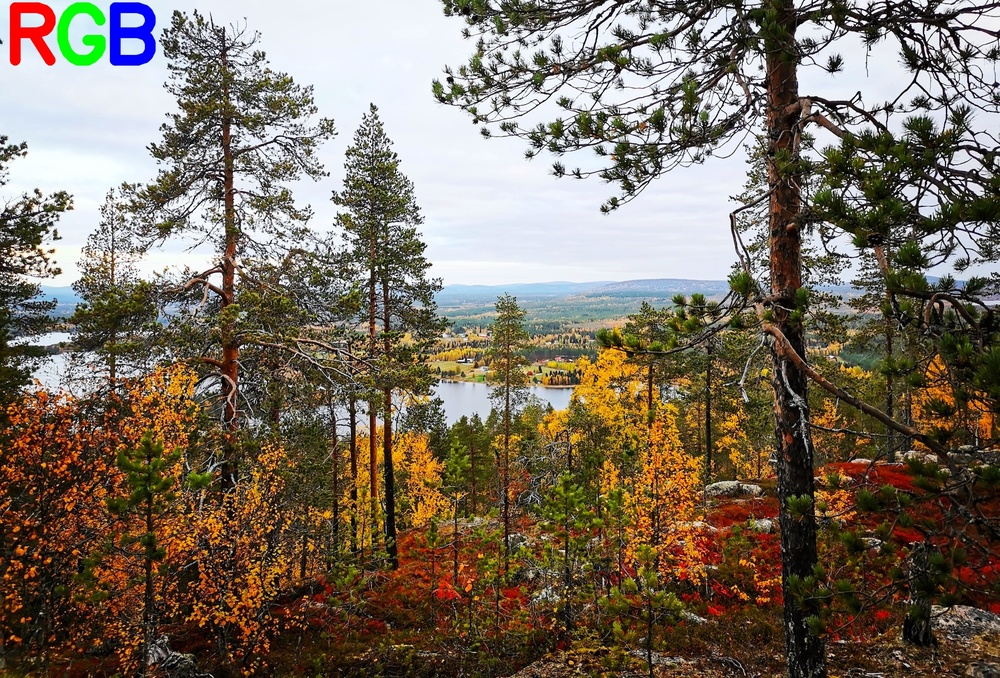
#> input picture ex1/images/lapland.jpeg, 1000 x 678 px, shrunk from 2000 x 1356 before the run; the run also reads 1 picture not shown here
$ jupyter execute --allow-errors CV-2024-exercises-01.ipynb
#> lines starting #> are read from the running program, lines starting #| are printed output that depends on the picture
# Computer Vision, Fall 2024

#### Name:

#### <font color='red'>Exercise 1, return latest on Sunday 15.9.2024 at 23.50 via Moodle</font>

Return the answer in PDF and Jupyter Notebook formats.

**Exercise notes**:

- For questions 1.1 you may answer by writing LaTex in Markdown cell, or by writing answer to the paper and then take photo from the paper.

## Exercise 1.1: Homogeneous Coordinates and Transformations (2 points)

#### a) Translate $(t)$, scale $(s)$, and rotate $(r)$ a point $c=(c_x, c_y)$ on the xy-plane to a new location $(d_x, d_y)$ as illustrated below.


Using the translation $(2, 5)$, scaling $(-4, 7)$, and rotation $(50^{\circ})$, answer the following:

(i) Provide the matrix representation for the translation using homogeneous coordinates.

(ii) Provide the matrix representation for the scaling using homogeneous coordinates.

(iii) Provide the matrix representation for the rotation using homogeneous coordinates.

(iv) Transform the point $c=(1,2)$ on the xy-plane to a new location $(d_x, d_y)$ using given translation and scaling operations. Perform two separate tasks: first translation then scaling, and first scaling then translation. Compare the final locations and state if the order of transformations matters. You only need to provide the final locations.

Hint:

 - We have provided empty matrices for you. Fill them with the correct values.

#### 1.1.a i) Translation

    Answer:
$$
Translation:
\begin{bmatrix}
   1 & 0 & 2 \\
   0 & 1 & 5 \\
   0 & 0 & 1 \\
\end{bmatrix}
\begin{bmatrix}
   c_x \\
   c_y \\
   1 \\
\end{bmatrix}
=
\begin{bmatrix}
   c_x + 2 \\
   c_y + 5 \\
   1 \\
\end{bmatrix}
$$

#### 1.1.a ii) Scaling

    Answer:

$$
Scale:
\begin{bmatrix}
   -4 & 0 & 0 \\
   0 & 7 & 0 \\
   0 & 0 & 1 \\
\end{bmatrix}
\begin{bmatrix}
   c_x \\
   c_y \\
   1 \\
\end{bmatrix}
=
\begin{bmatrix}
   -4c_x \\
   7c_y \\
   1 \\
\end{bmatrix}
$$

#### 1.1.a iii) Rotation

    Answer:

$$
Rotation:
\begin{bmatrix}
   \cos(50^{\degree}) & -\sin(50^{\degree}) & 0 \\
   \sin(50^{\degree}) & \cos(50^{\degree}) & 0 \\
   0 & 0 & 1 \\
\end{bmatrix}
\begin{bmatrix}
   c_x \\
   c_y \\
   1 \\
\end{bmatrix}
=
\begin{bmatrix}
   \cos(50^{\degree})c_x - \sin(50^{\degree})c_y \\
   \sin(50^{\degree}) c_x + \cos(50^{\degree}) c_y \\
   1 \\
\end{bmatrix}
$$

#### 1.1.a iv) Comparing the Outcomes: Translation Followed by Scaling vs. Scaling Followed by Translation

[cell 1]
# [9 lines of commented-out code are left out]

    Answer:

Translation then Scaling:

$$
\begin{bmatrix}
   -4 & 0 & 0 \\
   0 & 7 & 0 \\
   0 & 0 & 1 \\
\end{bmatrix}
\Bigl(
\begin{bmatrix}
   1 & 0 & 2 \\
   0 & 1 & 5 \\
   0 & 0 & 1 \\
\end{bmatrix}
\begin{bmatrix}
   1 \\
   2 \\
   1 \\
\end{bmatrix}
\Bigl)
=
\begin{bmatrix}
   -12 \\
   49 \\
   1 \\
\end{bmatrix}
$$

Scaling then Translation:

$$
\begin{bmatrix}
   1 & 0 & 2 \\
   0 & 1 & 5 \\
   0 & 0 & 1 \\
\end{bmatrix}
\Bigl(
\begin{bmatrix}
   -4 & 0 & 0 \\
   0 & 7 & 0 \\
   0 & 0 & 1 \\
\end{bmatrix}
\begin{bmatrix}
   1 \\
   2 \\
   1 \\
\end{bmatrix}
\Bigl)
=
\begin{bmatrix}
   -2 \\
   19 \\
   1 \\
\end{bmatrix}
$$

### Conclusion: the order of transformation matters since the matrix multiplication is generally non-communicative.

#### b) Homogeneous line

i) Give the formula for presenting a homogeneous coordinate as a line. Plot the homogeneous lines $l_1$ and $l_2$ in a 2D coordinate system where $l_1 = (1,0,1)$ and $l_2 = (6,0,2)$. Describe what the lines look like.

ii) Calculate the point where the homogeneous lines $l_1$ and $l_2$ join. Give an explanation for the result.

Hint:

 - the (3x1) homogenous point vector x must satisfy both $I_1^Tx = 0$ and $I_2^Tx = 0$. In other words, it should be orthogonal to both $I_1$ and $I_2$.

    Answer:

i)
The formula:
$$
    ax + by + c = 0
$$

Plot of 2 lines $l_1$ and $l_2$:

The two lines are parallel.

ii)
The intersection of 2 lines in homogenous coordinate:
$$
    l_1 \times l_2 = \begin{bmatrix}
        0 \\
        4 \\
        0 \\
    \end{bmatrix}
$$

Because 2 lines are parallel, their intersection lies in infinity. That explains why the third coordinate is $0$.

[cell 2]
import numpy as np

l1 = np.float32([1, 0, 1])
l2 = np.float32([6, 0, 2])

#> (the rest of this cell did not finish here and is left out)

## Exercise 1.2 OpenCV basics and image manipulation with Python. (3 points)

In this exercise we’ll start learning how to use Python and OpenCV for computer vision tasks.

[cell 3]
# Import Python packages needed in this week exercises.
from matplotlib import pyplot as plt
import numpy as np
import cv2
from PIL import Image

#### 1.2 a)

- Load the image located at 'images/lapland.jpeg'.
- State the shape (dimensions) of the image.
- Display the original image and each of its three color channels (Blue, Green, and Red) separately.

Hint:

- By default, OpenCV's `imread` function reads images in BGR format, while Matplotlib displays images in RGB format.
    - You can use OpenCV's `cv2.cvtColor(img, cv2.COLOR_BGR2RGB)` to convert the image from BGR to RGB.
- Images containing a single color channel are typically displayed using a grayscale colormap.
    - In matplotlib, you can use the parameter `cmap='gray'` to achieve this.

[cell 4]
path = "images/lapland.jpeg"

img = cv2.cvtColor(cv2.imread(path), cv2.COLOR_BGR2RGB)

plt.imshow(img)
plt.show()

[cell 5]
print(f"Image shape: {img.shape}")
#| Image shape: (678, 1000, 3)

[cell 6]
plt.imshow(img[:, :, 0], cmap='gray', vmin=0, vmax=255)
plt.show()
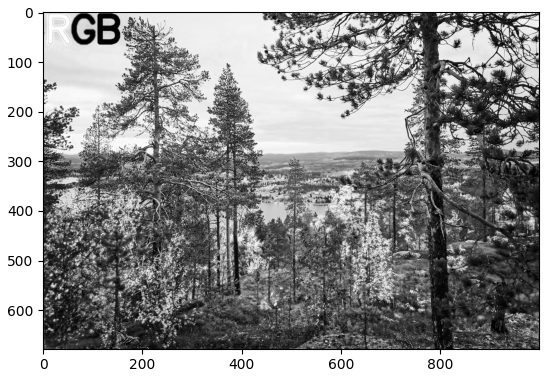
#> figure drawn by matplotlib, 1 panel

[cell 7]
plt.imshow(img[:, :, 1], cmap='gray', vmin=0, vmax=255)
plt.show()
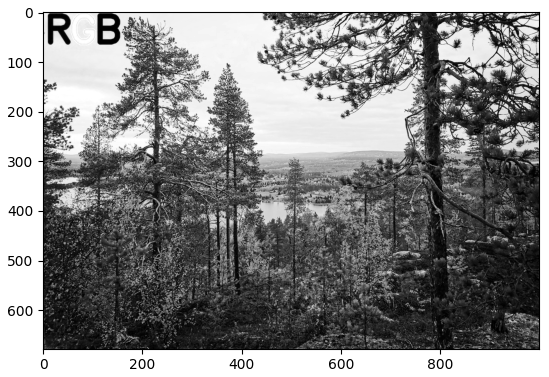
#> figure drawn by matplotlib, 1 panel

[cell 8]
plt.imshow(img[:, :, 2], cmap='gray', vmin=0, vmax=255)
plt.show()
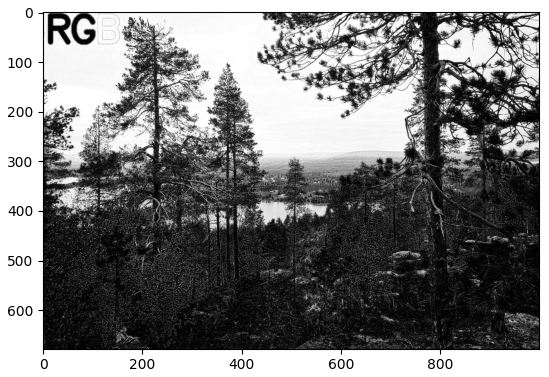
#> figure drawn by matplotlib, 1 panel

#### 1.2 b)

- Load the grayscale image 'images/white_cross.png'.
- Identify the point (x, y) where the white lines intersect. Assume the origin (0,0) is at the top-left corner.

The image below illustrates the coordinate system employed in this exercise, which is also frequently utilized in computer vision.

Hints:

- The image contains only two color values: 0 and 255, indicating it's a 1-channel black and white image.
- The intersecting lines are straight, parallel to the axis, and have a thickness of one pixel.

[cell 9]
path = "images/white_cross.png"

img = cv2.imread(path, flags=cv2.IMREAD_GRAYSCALE).astype(np.int32)
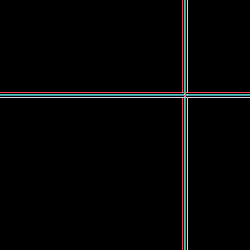
#> img: shape (250, 250) int32; 19 distinct labels, from 0 to 177; one colour per label, 0 black

img

[cell 10]
# Determine x-coordinate of intersection
for x in range(img.shape[1]):
    if img[0, x] == 255:
        break

# Determine y-coordinate of intersection
for y in range(img.shape[0]):
    if img[y, 0] == 255:
        break

#> (the rest of this cell did not finish here and is left out)

#### 1.2 c)

- Load the color image 'images/red_and_blue.jpg'.
- Determine the size of the red circle and blue rectangle in terms of pixel count.

Hint:

- The image only includes RGB color values: (0,0,0), (0,0,255), and (255,0,0).

[cell 11]
path = "images/red_and_blue.png"

#> (the rest of this cell did not finish here and is left out)

## Exercise 1.3 Singular Value Decomposition (SVD). (3 points)

Singular Value Decomposition (SVD): Every $m \times p$ matrix factors into $A_{n \times p} = U_{n \times n} \Sigma_{n \times p} V^T_{p \times p}$

Singular Value Decomposition can be used for image compression by first applying SVD to the image matrix and then recomposing it by using only some of the singular values contained in matrix $\Sigma_{n \times p}$ and dropping the respective columns and rows in matrices $U_{n \times n}$ and $V^T_{p \times p}$ in order to make the matrices compatible for recomposing the image matrix.

Try this for yourself by decomposing images/lenna.png (open the image as grayscale) with SVD, and then recompose the image by using only the first 50 singular values (you can use the ready-made SVD function in numpy.linalg library, no need to implement it from scratch unless you want to). Also try using different number of singular values. How many singular values are needed before the image no longer appears blurry (Optional extra: how is the image size changed, i.e how much memory you save by compressing the image)?

Explain why this method of image compression works, what is the role of singular values and what information they contain? Brief explanation is enough for this assignment.

[cell 12]
path = "images/lenna.png"
#> path = 'images/lenna.png'

img = cv2.imread(path, flags=cv2.IMREAD_GRAYSCALE)

#> (the rest of this cell did not finish here and is left out)

[cell 13]
def compress(n: int):
    U, S, V = np.linalg.svd(img, full_matrices=False)

    img_reconstruct = U[:, :n] @ np.diag(S[:n]) @ V[:n, :]

    plt.imshow(img_reconstruct, cmap='gray', vmin=0, vmax=255)

#> (the rest of this cell did not finish here and is left out)

### Answer for: From which value of singular quantity, the reconstructed image becomes clearer?

According to series of experiment, that value is 40

#> (a cell that did not finish here is left out)
